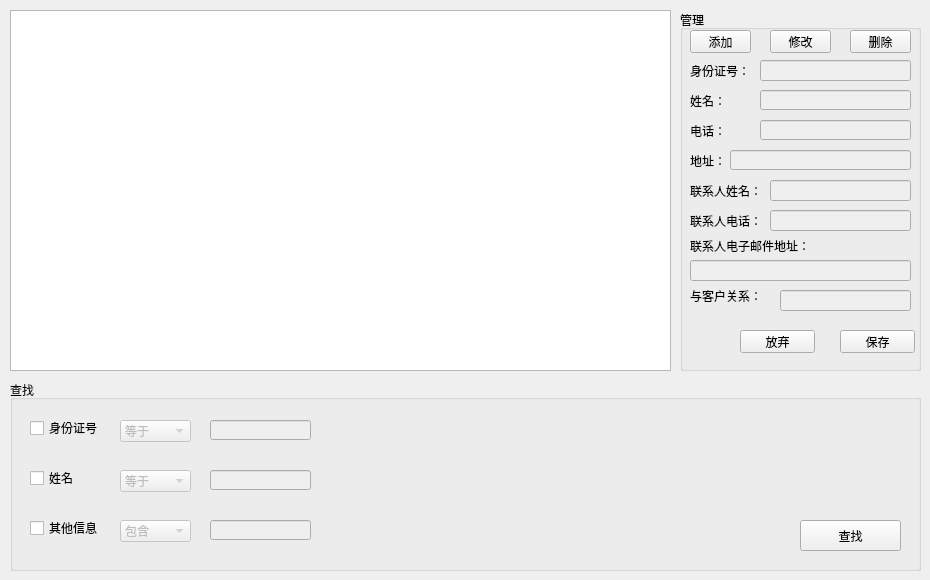
    <widget class="QWidget" name="tab_3">
     <attribute name="title">
      <string>客户管理</string>
     </attribute>
     <widget class="QTableView" name="customerTableView">
      <property name="geometry">
       <rect>
        <x>10</x>
        <y>10</y>
        <width>661</width>
        <height>361</height>
       </rect>
      </property>
     </widget>
     <widget class="QGroupBox" name="customerEditGroupBox">
      <property name="geometry">
       <rect>
        <x>680</x>
        <y>10</y>
        <width>241</width>
        <height>361</height>
       </rect>
      </property>
      <property name="title">
       <string>管理</string>
      </property>
      <widget class="QLabel" name="customerIDLabel">
       <property name="geometry">
        <rect>
         <x>10</x>
         <y>55</y>
         <width>65</width>
         <height>12</height>
        </rect>
       </property>
       <property name="text">
        <string>身份证号：</string>
       </property>
      </widget>
      <widget class="QLineEdit" name="customerIDLineEdit">
       <property name="enabled">
        <bool>false</bool>
       </property>
       <property name="geometry">
        <rect>
         <x>80</x>
         <y>50</y>
         <width>151</width>
         <height>21</height>
        </rect>
       </property>
       <property name="text">
        <string/>
       </property>
      </widget>
      <widget class="QPushButton" name="customerSavePushButton">
       <property name="geometry">
        <rect>
         <x>160</x>
         <y>320</y>
         <width>75</width>
         <height>23</height>
        </rect>
       </property>
       <property name="text">
        <string>保存</string>
       </property>
      </widget>
      <widget class="QPushButton" name="customerAlterPushButton">
       <property name="geometry">
        <rect>
         <x>90</x>
         <y>20</y>
         <width>61</width>
         <height>23</height>
        </rect>
       </property>
       <property name="text">
        <string>修改</string>
       </property>
      </widget>
      <widget class="QPushButton" name="customerAbortPushButton">
       <property name="geometry">
        <rect>
         <x>60</x>
         <y>320</y>
         <width>75</width>
         <height>23</height>
        </rect>
       </property>
       <property name="text">
        <string>放弃</string>
       </property>
      </widget>
      <widget class="QPushButton" name="customerAddPushButton">
       <property name="geometry">
        <rect>
         <x>10</x>
         <y>20</y>
         <width>61</width>
         <height>23</height>
        </rect>
       </property>
       <property name="text">
        <string>添加</string>
       </property>
      </widget>
      <widget class="QPushButton" name="customerDeletePushButton">
       <property name="geometry">
        <rect>
         <x>170</x>
         <y>20</y>
         <width>61</width>
         <height>23</height>
        </rect>
       </property>
       <property name="text">
        <string>删除</string>
       </property>
      </widget>
      <widget class="QLineEdit" name="customerNameLineEdit">
       <property name="enabled">
        <bool>false</bool>
       </property>
       <property name="geometry">
        <rect>
         <x>80</x>
         <y>80</y>
         <width>151</width>
         <height>20</height>
        </rect>
       </property>
      </widget>
      <widget class="QLabel" name="customerNameLabel">
       <property name="geometry">
        <rect>
         <x>10</x>
         <y>85</y>
         <width>54</width>
         <height>12</height>
        </rect>
       </property>
       <property name="text">
        <string>姓名：</string>
       </property>
      </widget>
      <widget class="QLabel" name="customerTeleLabel">
       <property name="geometry">
        <rect>
         <x>10</x>
         <y>115</y>
         <width>36</width>
         <height>12</height>
        </rect>
       </property>
       <property name="text">
        <string>电话：</string>
       </property>
      </widget>
      <widget class="QLineEdit" name="customerTeleLineEdit">
       <property name="enabled">
        <bool>false</bool>
       </property>
       <property name="geometry">
        <rect>
         <x>80</x>
         <y>110</y>
         <width>151</width>
         <height>20</height>
        </rect>
       </property>
      </widget>
      <widget class="QLabel" name="customerAddressLabel">
       <property name="geometry">
        <rect>
         <x>10</x>
         <y>145</y>
         <width>36</width>
         <height>12</height>
        </rect>
       </property>
       <property name="text">
        <string>地址：</string>
       </property>
      </widget>
      <widget class="QLineEdit" name="customerAddressLineEdit">
       <property name="enabled">
        <bool>false</bool>
       </property>
       <property name="geometry">
        <rect>
         <x>50</x>
         <y>140</y>
         <width>181</width>
         <height>20</height>
        </rect>
       </property>
      </widget>
      <widget class="QLabel" name="contactNameLabel">
       <property name="geometry">
        <rect>
         <x>10</x>
         <y>175</y>
         <width>72</width>
         <height>12</height>
        </rect>
       </property>
       <property name="text">
        <string>联系人姓名：</string>
       </property>
      </widget>
      <widget class="QLabel" name="contactTeleLabel">
       <property name="geometry">
        <rect>
         <x>10</x>
         <y>205</y>
         <width>72</width>
         <height>12</height>
        </rect>
       </property>
       <property name="text">
        <string>联系人电话：</string>
       </property>
      </widget>
      <widget class="QLabel" name="contactEmailLabel">
       <property name="geometry">
        <rect>
         <x>10</x>
         <y>230</y>
         <width>120</width>
         <height>12</height>
        </rect>
       </property>
       <property name="text">
        <string>联系人电子邮件地址：</string>
       </property>
      </widget>
      <widget class="QLabel" name="contactRelationshipLabel">
       <property name="geometry">
        <rect>
         <x>10</x>
         <y>280</y>
         <width>72</width>
         <height>12</height>
        </rect>
       </property>
       <property name="text">
        <string>与客户关系：</string>
       </property>
      </widget>
      <widget class="QLineEdit" name="contactNameLineEdit">
       <property name="enabled">
        <bool>false</bool>
       </property>
       <property name="geometry">
        <rect>
         <x>90</x>
         <y>170</y>
         <width>141</width>
         <height>21</height>
        </rect>
       </property>
       <property name="text">
        <string/>
       </property>
      </widget>
      <widget class="QLineEdit" name="contactTeleLineEdit">
       <property name="enabled">
        <bool>false</bool>
       </property>
       <property name="geometry">
        <rect>
         <x>90</x>
         <y>200</y>
         <width>141</width>
         <height>21</height>
        </rect>
       </property>
       <property name="text">
        <string/>
       </property>
      </widget>
      <widget class="QLineEdit" name="contactEmailLineEdit">
       <property name="enabled">
        <bool>false</bool>
       </property>
       <property name="geometry">
        <rect>
         <x>10</x>
         <y>250</y>
         <width>221</width>
         <height>21</height>
        </rect>
       </property>
       <property name="text">
        <string/>
       </property>
      </widget>
      <widget class="QLineEdit" name="contactRelationshipLineEdit">
       <property name="enabled">
        <bool>false</bool>
       </property>
       <property name="geometry">
        <rect>
         <x>100</x>
         <y>280</y>
         <width>131</width>
         <height>21</height>
        </rect>
       </property>
       <property name="text">
        <string/>
       </property>
      </widget>
     </widget>
     <widget class="QGroupBox" name="customerSearchGroupBox">
      <property name="geometry">
       <rect>
        <x>10</x>
        <y>380</y>
        <width>911</width>
        <height>191</height>
       </rect>
      </property>
      <property name="title">
       <string>查找</string>
      </property>
      <widget class="QPushButton" name="customerSearchPushButton">
       <property name="geometry">
        <rect>
         <x>790</x>
         <y>140</y>
         <width>101</width>
         <height>31</height>
        </rect>
       </property>
       <property name="text">
        <string>查找</string>
       </property>
      </widget>
      <widget class="QCheckBox" name="customerSearchCustomerIDCheckBox">
       <property name="geometry">
        <rect>
         <x>20</x>
         <y>40</y>
         <width>71</width>
         <height>16</height>
        </rect>
       </property>
       <property name="text">
        <string>身份证号</string>
       </property>
      </widget>
      <widget class="QLineEdit" name="customerSearchCustomerIDLineEdit">
       <property name="enabled">
        <bool>false</bool>
       </property>
       <property name="geometry">
        <rect>
         <x>200</x>
         <y>40</y>
         <width>101</width>
         <height>20</height>
        </rect>
       </property>
      </widget>
      <widget class="QComboBox" name="customerSearchCustomerIDComboBox">
       <property name="enabled">
        <bool>false</bool>
       </property>
       <property name="geometry">
        <rect>
         <x>110</x>
         <y>40</y>
         <width>71</width>
         <height>22</height>
        </rect>
       </property>
       <item>
        <property name="text">
         <string>等于</string>
        </property>
       </item>
       <item>
        <property name="text">
         <string>不等于</string>
        </property>
       </item>
       <item>
        <property name="text">
         <string>包含</string>
        </property>
       </item>
      </widget>
      <widget class="QCheckBox" name="customerSearchCustomerNameCheckBox">
       <property name="geometry">
        <rect>
         <x>20</x>
         <y>90</y>
         <width>51</width>
         <height>16</height>
        </rect>
       </property>
       <property name="text">
        <string>姓名</string>
       </property>
      </widget>
      <widget class="QComboBox" name="customerSearchCustomerNameComboBox">
       <property name="enabled">
        <bool>false</bool>
       </property>
       <property name="geometry">
        <rect>
         <x>110</x>
         <y>90</y>
         <width>71</width>
         <height>22</height>
        </rect>
       </property>
       <item>
        <property name="text">
         <string>等于</string>
        </property>
       </item>
       <item>
        <property name="text">
         <string>不等于</string>
        </property>
       </item>
       <item>
        <property name="text">
         <string>包含</string>
        </property>
       </item>
      </widget>
      <widget class="QLineEdit" name="customerSearchCustomerNameLineEdit">
       <property name="enabled">
        <bool>false</bool>
       </property>
       <property name="geometry">
        <rect>
         <x>200</x>
         <y>90</y>
         <width>101</width>
         <height>20</height>
        </rect>
       </property>
      </widget>
      <widget class="QCheckBox" name="customerSearchOtherInfoCheckBox">
       <property name="geometry">
        <rect>
         <x>20</x>
         <y>140</y>
         <width>71</width>
         <height>16</height>
        </rect>
       </property>
       <property name="text">
        <string>其他信息</string>
       </property>
      </widget>
      <widget class="QComboBox" name="customerSearchOtherInfoComboBox">
       <property name="enabled">
        <bool>false</bool>
       </property>
       <property name="geometry">
        <rect>
         <x>110</x>
         <y>140</y>
         <width>71</width>
         <height>22</height>
        </rect>
       </property>
       <property name="currentText">
        <string>包含</string>
       </property>
       <item>
        <property name="text">
         <string>包含</string>
        </property>
       </item>
      </widget>
      <widget class="QLineEdit" name="customerSearchOtherInfoLineEdit">
       <property name="enabled">
        <bool>false</bool>
       </property>
       <property name="geometry">
        <rect>
         <x>200</x>
         <y>140</y>
         <width>101</width>
         <height>20</height>
        </rect>
       </property>
      </widget>
     </widget>
    </widget>
